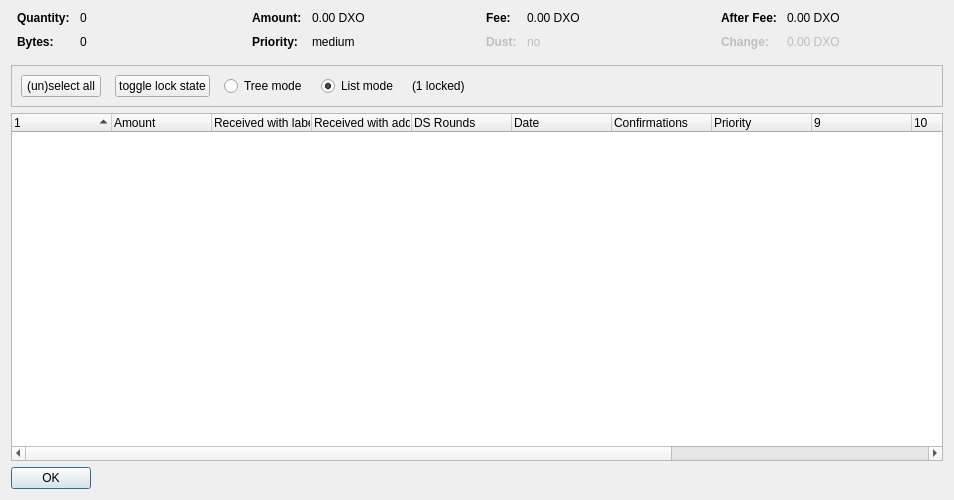
<?xml version="1.0" encoding="UTF-8"?>
<ui version="4.0">
 <class>CoinControlDialog</class>
 <widget class="QDialog" name="CoinControlDialog">
  <property name="geometry">
   <rect>
    <x>0</x>
    <y>0</y>
    <width>954</width>
    <height>500</height>
   </rect>
  </property>
  <property name="windowTitle">
   <string>Coin Selection</string>
  </property>
  <layout class="QVBoxLayout" name="verticalLayout">
   <item>
    <layout class="QHBoxLayout" name="horizontalLayoutTop" stretch="0,0,0,0">
     <property name="topMargin">
      <number>0</number>
     </property>
     <property name="bottomMargin">
      <number>10</number>
     </property>
     <item>
      <layout class="QFormLayout" name="formLayoutCoinControl1">
       <property name="horizontalSpacing">
        <number>10</number>
       </property>
       <property name="verticalSpacing">
        <number>10</number>
       </property>
       <property name="leftMargin">
        <number>6</number>
       </property>
       <property name="rightMargin">
        <number>6</number>
       </property>
       <item row="0" column="0">
        <widget class="QLabel" name="labelCoinControlQuantityText">
         <property name="font">
          <font>
           <weight>75</weight>
           <bold>true</bold>
          </font>
         </property>
         <property name="text">
          <string>Quantity:</string>
         </property>
        </widget>
       </item>
       <item row="0" column="1">
        <widget class="QLabel" name="labelCoinControlQuantity">
         <property name="cursor">
          <cursorShape>IBeamCursor</cursorShape>
         </property>
         <property name="contextMenuPolicy">
          <enum>Qt::ActionsContextMenu</enum>
         </property>
         <property name="text">
          <string notr="true">0</string>
         </property>
         <property name="textInteractionFlags">
          <set>Qt::LinksAccessibleByMouse|Qt::TextSelectableByKeyboard|Qt::TextSelectableByMouse</set>
         </property>
        </widget>
       </item>
       <item row="1" column="0">
        <widget class="QLabel" name="labelCoinControlBytesText">
         <property name="font">
          <font>
           <weight>75</weight>
           <bold>true</bold>
          </font>
         </property>
         <property name="text">
          <string>Bytes:</string>
         </property>
        </widget>
       </item>
       <item row="1" column="1">
        <widget class="QLabel" name="labelCoinControlBytes">
         <property name="cursor">
          <cursorShape>IBeamCursor</cursorShape>
         </property>
         <property name="contextMenuPolicy">
          <enum>Qt::ActionsContextMenu</enum>
         </property>
         <property name="text">
          <string notr="true">0</string>
         </property>
         <property name="textInteractionFlags">
          <set>Qt::LinksAccessibleByMouse|Qt::TextSelectableByKeyboard|Qt::TextSelectableByMouse</set>
         </property>
        </widget>
       </item>
      </layout>
     </item>
     <item>
      <layout class="QFormLayout" name="formLayoutCoinControl2">
       <property name="horizontalSpacing">
        <number>10</number>
       </property>
       <property name="verticalSpacing">
        <number>10</number>
       </property>
       <property name="leftMargin">
        <number>6</number>
       </property>
       <property name="rightMargin">
        <number>6</number>
       </property>
       <item row="0" column="0">
        <widget class="QLabel" name="labelCoinControlAmountText">
         <property name="font">
          <font>
           <weight>75</weight>
           <bold>true</bold>
          </font>
         </property>
         <property name="text">
          <string>Amount:</string>
         </property>
        </widget>
       </item>
       <item row="0" column="1">
        <widget class="QLabel" name="labelCoinControlAmount">
         <property name="cursor">
          <cursorShape>IBeamCursor</cursorShape>
         </property>
         <property name="contextMenuPolicy">
          <enum>Qt::ActionsContextMenu</enum>
         </property>
         <property name="text">
          <string notr="true">0.00 DXO</string>
         </property>
         <property name="textInteractionFlags">
          <set>Qt::LinksAccessibleByMouse|Qt::TextSelectableByKeyboard|Qt::TextSelectableByMouse</set>
         </property>
        </widget>
       </item>
       <item row="1" column="0">
        <widget class="QLabel" name="labelCoinControlPriorityText">
         <property name="font">
          <font>
           <weight>75</weight>
           <bold>true</bold>
          </font>
         </property>
         <property name="text">
          <string>Priority:</string>
         </property>
        </widget>
       </item>
       <item row="1" column="1">
        <widget class="QLabel" name="labelCoinControlPriority">
         <property name="cursor">
          <cursorShape>IBeamCursor</cursorShape>
         </property>
         <property name="contextMenuPolicy">
          <enum>Qt::ActionsContextMenu</enum>
         </property>
         <property name="text">
          <string>medium</string>
         </property>
         <property name="textInteractionFlags">
          <set>Qt::LinksAccessibleByMouse|Qt::TextSelectableByKeyboard|Qt::TextSelectableByMouse</set>
         </property>
        </widget>
       </item>
      </layout>
     </item>
     <item>
      <layout class="QFormLayout" name="formLayoutCoinControl3">
       <property name="horizontalSpacing">
        <number>10</number>
       </property>
       <property name="verticalSpacing">
        <number>10</number>
       </property>
       <property name="leftMargin">
        <number>6</number>
       </property>
       <property name="rightMargin">
        <number>6</number>
       </property>
       <item row="0" column="0">
        <widget class="QLabel" name="labelCoinControlFeeText">
         <property name="font">
          <font>
           <weight>75</weight>
           <bold>true</bold>
          </font>
         </property>
         <property name="text">
          <string>Fee:</string>
         </property>
        </widget>
       </item>
       <item row="0" column="1">
        <widget class="QLabel" name="labelCoinControlFee">
         <property name="cursor">
          <cursorShape>IBeamCursor</cursorShape>
         </property>
         <property name="contextMenuPolicy">
          <enum>Qt::ActionsContextMenu</enum>
         </property>
         <property name="text">
          <string notr="true">0.00 DXO</string>
         </property>
         <property name="textInteractionFlags">
          <set>Qt::LinksAccessibleByMouse|Qt::TextSelectableByKeyboard|Qt::TextSelectableByMouse</set>
         </property>
        </widget>
       </item>
       <item row="1" column="0">
        <widget class="QLabel" name="labelCoinControlLowOutputText">
         <property name="enabled">
          <bool>false</bool>
         </property>
         <property name="font">
          <font>
           <weight>75</weight>
           <bold>true</bold>
          </font>
         </property>
         <property name="text">
          <string>Dust:</string>
         </property>
        </widget>
       </item>
       <item row="1" column="1">
        <widget class="QLabel" name="labelCoinControlLowOutput">
         <property name="enabled">
          <bool>false</bool>
         </property>
         <property name="cursor">
          <cursorShape>IBeamCursor</cursorShape>
         </property>
         <property name="contextMenuPolicy">
          <enum>Qt::ActionsContextMenu</enum>
         </property>
         <property name="text">
          <string>no</string>
         </property>
         <property name="textInteractionFlags">
          <set>Qt::LinksAccessibleByMouse|Qt::TextSelectableByKeyboard|Qt::TextSelectableByMouse</set>
         </property>
        </widget>
       </item>
      </layout>
     </item>
     <item>
      <layout class="QFormLayout" name="formLayoutCoinControl4">
       <property name="horizontalSpacing">
        <number>10</number>
       </property>
       <property name="verticalSpacing">
        <number>10</number>
       </property>
       <property name="leftMargin">
        <number>6</number>
       </property>
       <property name="rightMargin">
        <number>6</number>
       </property>
       <item row="0" column="0">
        <widget class="QLabel" name="labelCoinControlAfterFeeText">
         <property name="font">
          <font>
           <weight>75</weight>
           <bold>true</bold>
          </font>
         </property>
         <property name="text">
          <string>After Fee:</string>
         </property>
        </widget>
       </item>
       <item row="0" column="1">
        <widget class="QLabel" name="labelCoinControlAfterFee">
         <property name="cursor">
          <cursorShape>IBeamCursor</cursorShape>
         </property>
         <property name="contextMenuPolicy">
          <enum>Qt::ActionsContextMenu</enum>
         </property>
         <property name="text">
          <string notr="true">0.00 DXO</string>
         </property>
         <property name="textInteractionFlags">
          <set>Qt::LinksAccessibleByMouse|Qt::TextSelectableByKeyboard|Qt::TextSelectableByMouse</set>
         </property>
        </widget>
       </item>
       <item row="1" column="0">
        <widget class="QLabel" name="labelCoinControlChangeText">
         <property name="enabled">
          <bool>false</bool>
         </property>
         <property name="font">
          <font>
           <weight>75</weight>
           <bold>true</bold>
          </font>
         </property>
         <property name="text">
          <string>Change:</string>
         </property>
        </widget>
       </item>
       <item row="1" column="1">
        <widget class="QLabel" name="labelCoinControlChange">
         <property name="enabled">
          <bool>false</bool>
         </property>
         <property name="cursor">
          <cursorShape>IBeamCursor</cursorShape>
         </property>
         <property name="contextMenuPolicy">
          <enum>Qt::ActionsContextMenu</enum>
         </property>
         <property name="text">
          <string notr="true">0.00 DXO</string>
         </property>
         <property name="textInteractionFlags">
          <set>Qt::LinksAccessibleByMouse|Qt::TextSelectableByKeyboard|Qt::TextSelectableByMouse</set>
         </property>
        </widget>
       </item>
      </layout>
     </item>
    </layout>
   </item>
   <item>
    <widget class="QFrame" name="frame">
     <property name="minimumSize">
      <size>
       <width>0</width>
       <height>40</height>
      </size>
     </property>
     <property name="frameShape">
      <enum>QFrame::StyledPanel</enum>
     </property>
     <property name="frameShadow">
      <enum>QFrame::Sunken</enum>
     </property>
     <layout class="QHBoxLayout" name="horizontalLayout">
      <item>
       <layout class="QHBoxLayout" name="horizontalLayoutPanel" stretch="0,0,0,0,0,0">
        <property name="spacing">
         <number>14</number>
        </property>
        <item>
         <widget class="QPushButton" name="pushButtonSelectAll">
          <property name="sizePolicy">
           <sizepolicy hsizetype="Maximum" vsizetype="Fixed">
            <horstretch>0</horstretch>
            <verstretch>0</verstretch>
           </sizepolicy>
          </property>
          <property name="text">
           <string>(un)select all</string>
          </property>
          <property name="autoDefault">
           <bool>false</bool>
          </property>
         </widget>
        </item>
        <item>
         <widget class="QPushButton" name="pushButtonToggleLock">
          <property name="sizePolicy">
           <sizepolicy hsizetype="Maximum" vsizetype="Fixed">
            <horstretch>0</horstretch>
            <verstretch>0</verstretch>
           </sizepolicy>
          </property>
          <property name="text">
           <string>toggle lock state</string>
          </property>
          <property name="autoDefault">
           <bool>false</bool>
          </property>
         </widget>
        </item>
        <item>
         <widget class="QRadioButton" name="radioTreeMode">
          <property name="sizePolicy">
           <sizepolicy hsizetype="Maximum" vsizetype="Fixed">
            <horstretch>0</horstretch>
            <verstretch>0</verstretch>
           </sizepolicy>
          </property>
          <property name="text">
           <string>Tree mode</string>
          </property>
         </widget>
        </item>
        <item>
         <widget class="QRadioButton" name="radioListMode">
          <property name="sizePolicy">
           <sizepolicy hsizetype="Maximum" vsizetype="Fixed">
            <horstretch>0</horstretch>
            <verstretch>0</verstretch>
           </sizepolicy>
          </property>
          <property name="text">
           <string>List mode</string>
          </property>
          <property name="checked">
           <bool>true</bool>
          </property>
         </widget>
        </item>
        <item>
         <widget class="QLabel" name="labelLocked">
          <property name="text">
           <string>(1 locked)</string>
          </property>
         </widget>
        </item>
        <item>
         <spacer name="horizontalSpacer">
          <property name="orientation">
           <enum>Qt::Horizontal</enum>
          </property>
          <property name="sizeHint" stdset="0">
           <size>
            <width>40</width>
            <height>20</height>
           </size>
          </property>
         </spacer>
        </item>
       </layout>
      </item>
     </layout>
    </widget>
   </item>
   <item>
    <widget class="CoinControlTreeWidget" name="treeWidget">
     <property name="contextMenuPolicy">
      <enum>Qt::CustomContextMenu</enum>
     </property>
     <property name="sortingEnabled">
      <bool>false</bool>
     </property>
     <property name="columnCount">
      <number>13</number>
     </property>
     <attribute name="headerShowSortIndicator" stdset="0">
      <bool>true</bool>
     </attribute>
     <attribute name="headerStretchLastSection">
      <bool>false</bool>
     </attribute>
     <column>
      <property name="text">
       <string/>
      </property>
     </column>
     <column>
      <property name="text">
       <string>Amount</string>
      </property>
     </column>
     <column>
      <property name="text">
       <string>Received with label</string>
      </property>
     </column>
     <column>
      <property name="text">
       <string>Received with address</string>
      </property>
     </column>
     <column>
      <property name="text">
       <string>DS Rounds</string>
      </property>
     </column>
     <column>
      <property name="text">
       <string>Date</string>
      </property>
     </column>
     <column>
      <property name="text">
       <string>Confirmations</string>
      </property>
      <property name="toolTip">
       <string>Confirmed</string>
      </property>
     </column>
     <column>
      <property name="text">
       <string>Priority</string>
      </property>
     </column>
     <column>
      <property name="text">
       <string/>
      </property>
     </column>
     <column>
      <property name="text">
       <string/>
      </property>
     </column>
     <column>
      <property name="text">
       <string/>
      </property>
     </column>
     <column>
      <property name="text">
       <string/>
      </property>
     </column>
     <column>
      <property name="text">
       <string/>
      </property>
     </column>
    </widget>
   </item>
   <item>
    <widget class="QDialogButtonBox" name="buttonBox">
     <property name="sizePolicy">
      <sizepolicy hsizetype="Maximum" vsizetype="Fixed">
       <horstretch>0</horstretch>
       <verstretch>0</verstretch>
      </sizepolicy>
     </property>
     <property name="orientation">
      <enum>Qt::Horizontal</enum>
     </property>
     <property name="standardButtons">
      <set>QDialogButtonBox::Ok</set>
     </property>
    </widget>
   </item>
  </layout>
 </widget>
 <customwidgets>
  <customwidget>
   <class>CoinControlTreeWidget</class>
   <extends>QTreeWidget</extends>
   <header>coincontroltreewidget.h</header>
  </customwidget>
 </customwidgets>
 <resources/>
 <connections/>
</ui>
